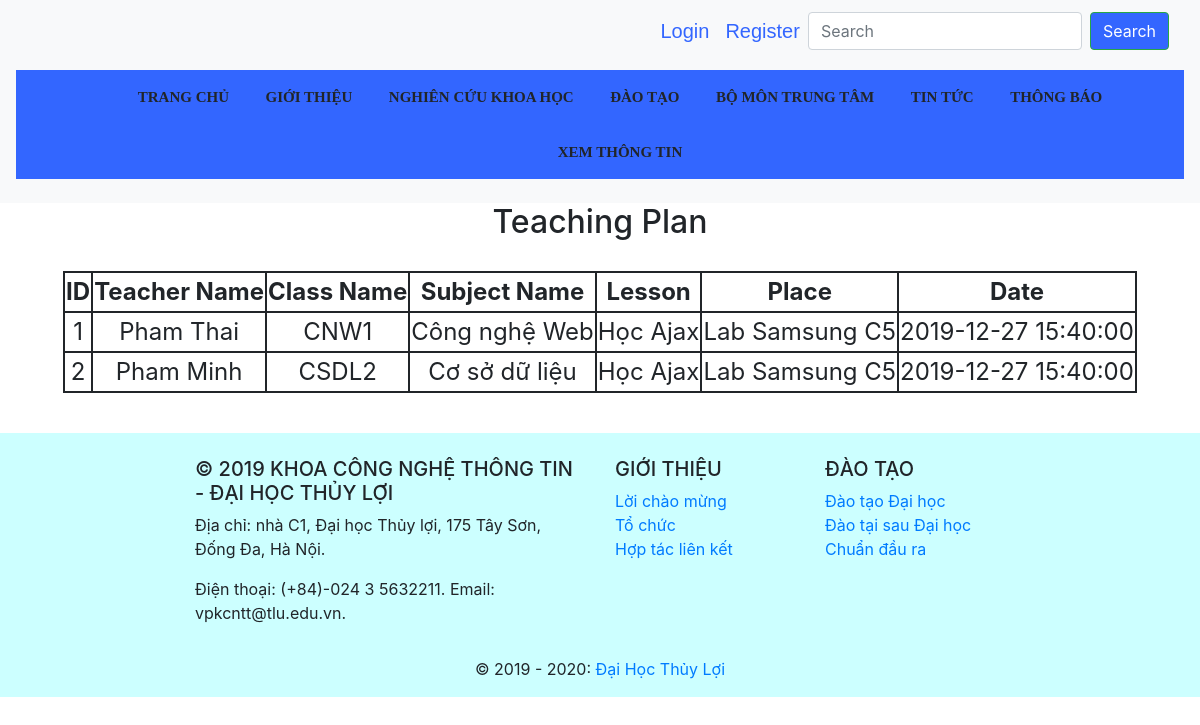
Page /ProjectWeb/view-teachingPlan.php on the committed database.
### tables this page shows
CREATE TABLE `teachingplan` (
  `teachingPlanId` smallint(5) UNSIGNED NOT NULL,
  `Lesson` text NOT NULL,
  `Place` varchar(30) NOT NULL,
  `Date` datetime NOT NULL,
  `teachAssignedId` smallint(5) UNSIGNED NOT NULL
);

CREATE TABLE `teacher` (
  `teacherid` smallint(6) UNSIGNED NOT NULL,
  `teacherLastName` varchar(10) NOT NULL,
  `teacherFirstName` varchar(10) NOT NULL,
  `teacherBirth` date NOT NULL,
  `teacherPhone` varchar(10) NOT NULL,
  `teacherMail` varchar(60) NOT NULL,
  `teacherAddress` varchar(100) NOT NULL
);

CREATE TABLE `class` (
  `classid` smallint(5) UNSIGNED NOT NULL,
  `className` varchar(60) NOT NULL,
  `classYear` year(4) NOT NULL,
  `classSemester` tinyint(4) NOT NULL,
  `classStage` tinyint(4) NOT NULL,
  `classDateStart` date NOT NULL,
  `classDateEnd` date NOT NULL
);

CREATE TABLE `subject` (
  `subjectid` smallint(5) UNSIGNED NOT NULL,
  `subjectName` varchar(60) NOT NULL,
  `subjectDes` text NOT NULL,
  `majorid` smallint(5) UNSIGNED NOT NULL
);

### ProjectWeb/view-teachingPlan.php (the view, shortened to what this page needs)
<!DOCTYPE html>
<html lang="en">
<head>
    <link rel="stylesheet" href="https://maxcdn.bootstrapcdn.com/bootstrap/4.3.1/css/bootstrap.min.css">
    <link rel="stylesheet" href="https://cdnjs.cloudflare.com/ajax/libs/font-awesome/4.7.0/css/font-awesome.min.css">
    <link rel="stylesheet" href="css/style.css">
</head>
<body>
    <?php include("header.php"); ?>
    <nav class="navbar navbar-expand-md navbar-light bg-light sticky-top">
        <ul style="width: 100%; text-align:center; background-color: #3366FF;  ">
            <div class="dropdown">
                <div class="dropbtn">TRANG CHỦ</div>
            </div>
            <div class="dropdown">
                <div class="dropbtn">GIỚI THIỆU</div>
            </div>
            <div class="dropdown">
                <div class="dropbtn">NGHIÊN CỨU KHOA HỌC</div>
            </div>
            <div class="dropdown">
                <div class="dropbtn">ĐÀO TẠO</div>
            </div>
            <div class="dropdown">
                <div class="dropbtn">BỘ MÔN TRUNG TÂM</div>
            </div>
            <div class="dropdown">
                <div class="dropbtn">TIN TỨC</div>
            </div>
            <div class="dropdown">
                <div class="dropbtn">THÔNG BÁO</div>
            </div>
            <div class="dropdown">
                <div class="dropbtn" href="#" >XEM THÔNG TIN</div>
            </div>
        </ul>
    </nav>
    <div style="margin-bottom: 40px;" class="text-center main-content">
        <h2 style="margin-bottom:30px;">Teaching Plan</h2>
        <?php
            require('connectdb.php');
            $sql = 'SELECT teachingPlanId, teacherLastName, teacherFirstName, subjectName, className, Lesson, Place, Date FROM teachingplan, teacher, subject, teachassigned, class WHERE (teacher.teacherid = teachassigned.teacherid) AND (subject.subjectid = teachassigned.subjectid) AND (class.classid = teachassigned.classid) AND (teachingplan.teachAssignedId = teachassigned.teachAssignedId)';
            mysqli_set_charset($dbcon, 'utf8');
            $result = mysqli_query($dbcon,$sql);
            echo '<font size="5">';
            echo '<table style="border: 2px solid"; align="center";>';
            echo '<tr style="border: 2px solid;"><th style="border: 2px solid">ID</th><th style="border: 2px solid">Teacher Name</th><th style="border: 2px solid">Class Name</th><th style="border: 2px solid">Subject Name</th><th style="border: 2px solid">Lesson</th><th style="border: 2px solid">Place</th><th style="border: 2px solid">Date</th>';
            if(mysqli_num_rows($result)>0){
            while($row = mysqli_fetch_assoc($result)){
                echo '<tr style="border: 2px solid">';
                echo '<td style="border: 2px solid">'.$row['teachingPlanId'].'</td>';
                echo '<td style="border: 2px solid">'.$row['teacherFirstName'].' '.$row['teacherLastName'].'</td>';
                echo '<td style="border: 2px solid">'.$row['className'].'</td>';
                echo '<td style="border: 2px solid">'.$row['subjectName'].'</td>';
                echo '<td style="border: 2px solid">'.$row['Lesson'].'</td>';
                echo '<td style="border: 2px solid">'.$row['Place'].'</td>';
                echo '<td style="border: 2px solid">'.$row['Date'].'</td>';
                }
            }
            echo '</table>';
            echo '</font>';
        ?>
    </div>
    <?php include("footer.php"); ?>
</body>
</html>

### ProjectWeb/header.php (shortened to what this page needs)
<nav class="navbar navbar-expand-md navbar-light bg-light ">
        <div class="container-fluid">
            <div style="font-size: 20px; font-family: Arial, Helvetica, sans-serif;" class="collapse navbar-collapse"
                id="navbarResponsive">
                <ul class="navbar-nav ml-auto">
                    <li class="nav-item">
                        <a style="color: #3366FF" class="nav-link" href="http://localhost:88/ProjectWeb/login.php">Login</a>
                    </li>
                    <li class="nav-item">
                        <a style="color: #3366FF" class="nav-link" href="http://localhost:88/ProjectWeb/register.php">Register</a>
                    </li>
                </ul>
            </div>
            <form class="form-inline" action="">
                <input class="form-control mr-sm-2" type="text" placeholder="Search">
                <button style="background-color:#3366FF;" class="btn btn-success" type="submit">Search</button>
            </form>
        </div>
    </nav>

### ProjectWeb/footer.php (shortened to what this page needs)
<div class="footer-end">
        <footer class="page-footer font-small blue pt-4">
            <div class="container-fluid text-center text-md-left">
                <div class="row">
                    <div class="col-md-6 mt-md-0 mt-3">
                        <h5 class="text-uppercase">© 2019 Khoa Công nghệ thông tin - Đại học Thủy lợi</h5>
                        <p>Địa chỉ: nhà C1, Đại học Thủy lợi, 175 Tây Sơn, Đống Đa, Hà Nội.</p>
                        <p>Điện thoại: (+84)-024 3 5632211. Email: vpkcntt@tlu.edu.vn.</p>
                    </div>
                    <div class="col-md-3 mb-md-0 mb-3">
                        <h5 class="text-uppercase">GIỚI THIỆU</h5>
                        <ul class="list-unstyled">
                            <li>
                                <a href="#">Lời chào mừng</a>
                            </li>
                            <li>
                                <a href="#">Tổ chức</a>
                            </li>
                            <li>
                                <a href="#!">Hợp tác liên kết</a>
                            </li>
                        </ul>
                    </div>
                    <div class="col-md-3 mb-md-0 mb-3">
                        <h5 class="text-uppercase">ĐÀO TẠO</h5>
                        <ul class="list-unstyled">
                            <li>
                                <a href="#!">Đào tạo Đại học</a>
                            </li>
                            <li>
                                <a href="#!"> Đào tại sau Đại học</a>
                            </li>
                            <li>
                                <a href="#!">Chuẩn đầu ra</a>
                            </li>
                        </ul>
                    </div>
                </div>
            </div>
            <div class="footer-copyright text-center py-3">© 2019 - 2020:
                <a href="http://www.tlu.edu.vn/"> Đại Học Thủy Lợi</a>
            </div>
        </footer>
    </div>

### ProjectWeb/css/style.css (style rules this page uses)
body { width: 100%; height: 100%; }
.dropbtn { padding: 16px; font-size: 15px !important; font-weight:bold ; font-family: 'Times New Roman', Times, serif; }
.dropdown { position: relative; display: inline-block; }
.footer-end { background-color: #CCFFFF; padding: 0px 15% 0px 15%; }

### rows in the picture
teachingplan: teachingPlanId "1", teacher.teacherFirstName "Pham", teacher.teacherLastName "Thai", class.className "CNW1", subject.subjectName "Công nghệ Web", Lesson "Học Ajax", Place "Lab Samsung C5", Date "2019-12-27 15:40:00"
teachingplan: teachingPlanId "2", teacher.teacherFirstName "Pham", teacher.teacherLastName "Minh", class.className "CSDL2", subject.subjectName "Cơ sở dữ liệu", Lesson "Học Ajax", Place "Lab Samsung C5", Date "2019-12-27 15:40:00"
